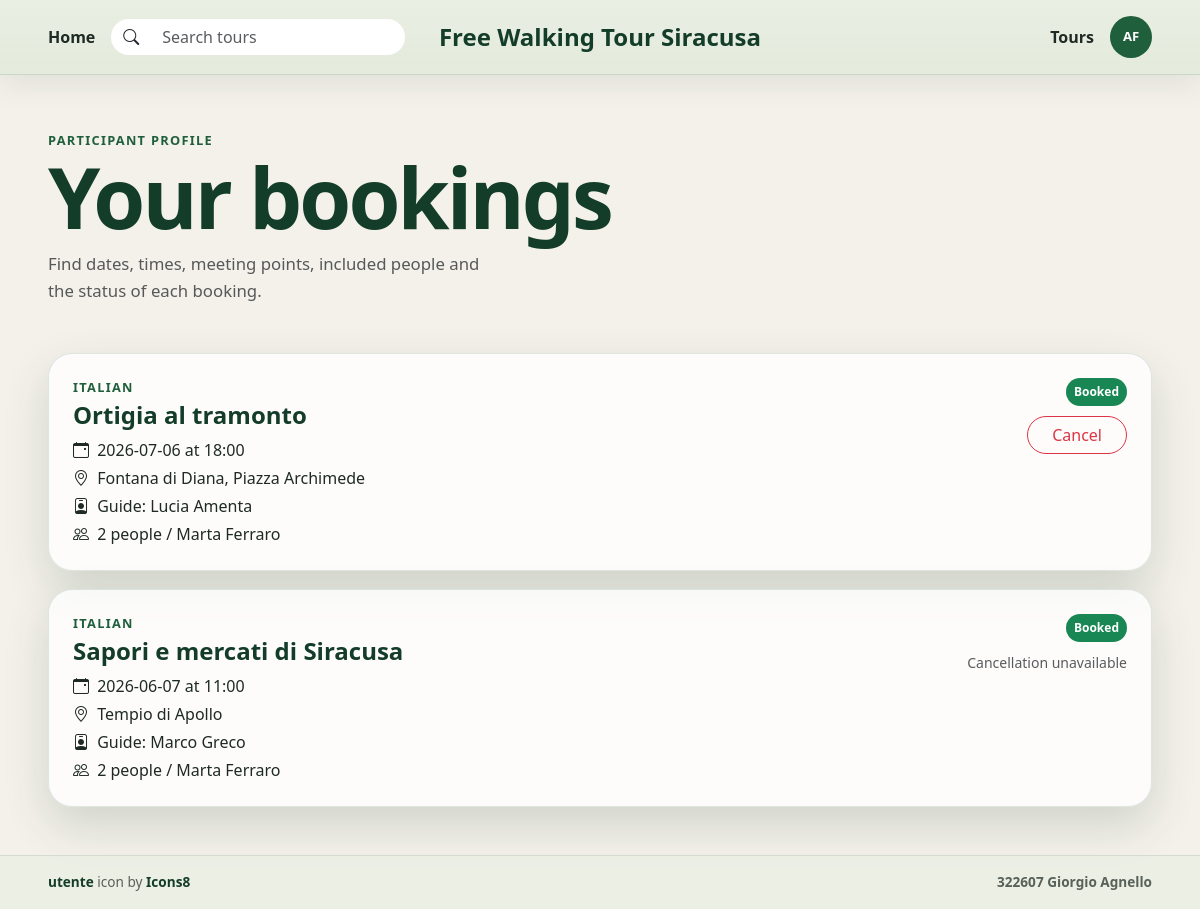
Screenshot of /participant/profile (signed in) with the database file from the repository.
### tables this page shows
CREATE TABLE users (
    id INTEGER PRIMARY KEY AUTOINCREMENT,
    first_name TEXT NOT NULL,
    last_name TEXT NOT NULL,
    email TEXT NOT NULL,
    password TEXT NOT NULL,
    role TEXT NOT NULL CHECK (role IN ('guide', 'participant')),
    languages TEXT,
    created_at TEXT NOT NULL DEFAULT CURRENT_TIMESTAMP,
    UNIQUE (email, role)
);

CREATE TABLE tours (
    id INTEGER PRIMARY KEY AUTOINCREMENT,
    guide_id INTEGER NOT NULL,
    title TEXT NOT NULL,
    theme TEXT NOT NULL,
    meeting_point TEXT NOT NULL,
    duration_mins INTEGER NOT NULL CHECK (duration_mins > 0),
    language TEXT NOT NULL,
    max_participants INTEGER NOT NULL CHECK (max_participants > 0),
    description TEXT NOT NULL,
    created_at TEXT NOT NULL DEFAULT CURRENT_TIMESTAMP,
    FOREIGN KEY (guide_id) REFERENCES users (id) ON DELETE CASCADE
);

CREATE TABLE reservations (
    id INTEGER PRIMARY KEY AUTOINCREMENT,
    user_id INTEGER NOT NULL,
    tour_id INTEGER NOT NULL,
    tour_date TEXT NOT NULL,
    num_people INTEGER NOT NULL CHECK (num_people BETWEEN 1 AND 4),
    extra_names TEXT,
    status TEXT NOT NULL DEFAULT 'booked' CHECK (status IN ('booked', 'cancelled')),
    created_at TEXT NOT NULL DEFAULT CURRENT_TIMESTAMP,
    cancelled_at TEXT,
    FOREIGN KEY (user_id) REFERENCES users (id) ON DELETE CASCADE,
    FOREIGN KEY (tour_id) REFERENCES tours (id) ON DELETE CASCADE,
    UNIQUE (user_id, tour_id, tour_date)
);

CREATE TABLE tour_schedule (
    id INTEGER PRIMARY KEY AUTOINCREMENT,
    tour_id INTEGER NOT NULL,
    weekday INTEGER NOT NULL CHECK (weekday BETWEEN 0 AND 6),
    start_time TEXT NOT NULL,
    FOREIGN KEY (tour_id) REFERENCES tours (id) ON DELETE CASCADE,
    UNIQUE (tour_id, weekday)
);

### app.py (the view)
@app.route("/participant/profile")
@login_required
def participant_profile():
    denied = require_role("participant")
    if denied:
        return denied
    conn = get_db_connection()
    rows = conn.execute(
        """
        SELECT reservations.*, tours.title, tours.meeting_point, tours.duration_mins,
               tours.language, users.first_name AS guide_first_name,
               users.last_name AS guide_last_name
        FROM reservations
        JOIN tours ON tours.id = reservations.tour_id
        JOIN users ON users.id = tours.guide_id
        WHERE reservations.user_id = ?
        ORDER BY reservations.tour_date DESC, reservations.id DESC
        """,
        (current_user.id,),
    ).fetchall()
    reservations = []
    now = dt.datetime.now()
    for row in rows:
        item = dict(row)
        tour_date = parse_iso_date(row["tour_date"])
        schedule = get_schedule_for_date(conn, row["tour_id"], tour_date)
        item["start_time"] = schedule["start_time"] if schedule else "-"
        item["can_cancel"] = False
        if row["status"] == "booked" and schedule:
            start_dt = tour_datetime(tour_date, schedule["start_time"])
            item["can_cancel"] = start_dt - now >= dt.timedelta(hours=24)
        reservations.append(item)
    conn.close()
    return render_template("participant_profile.html", reservations=reservations)

### app.py (called while the page is built)
@login_manager.user_loader
def load_user(user_id):
    conn = get_db_connection()
    user_row = conn.execute("SELECT * FROM users WHERE id = ?", (user_id,)).fetchone()
    conn.close()
    if user_row:
        return User(
            user_row["id"],
            user_row["email"],
            user_row["role"],
            user_row["first_name"],
            user_row["last_name"],
            user_row["languages"],
        )
    return None

@app.context_processor
def inject_constants():
    return {
        "LANGUAGES": LANGUAGES,
        "WEEKDAYS": WEEKDAYS,
        "WEEKDAY_NAMES": WEEKDAY_NAMES,
        "DURATION_FILTERS": DURATION_FILTERS,
    }

def parse_iso_date(value):
    try:
        return dt.date.fromisoformat(value)
    except (TypeError, ValueError):
        raise ValueError("Invalid date.")

def tour_datetime(tour_date, start_time):
    return dt.datetime.combine(tour_date, dt.time.fromisoformat(start_time))

def require_role(role):
    if not current_user.is_authenticated:
        return redirect(url_for("login", next=request.path))
    if current_user.role != role:
        flash("This account does not have permission to perform this action.", "warning")
        return redirect(url_for("index"))
    return None

def get_schedule_for_date(conn, tour_id, tour_date):
    return conn.execute(
        """
        SELECT * FROM tour_schedule
        WHERE tour_id = ? AND weekday = ?
        """,
        (tour_id, tour_date.weekday()),
    ).fetchone()

### db.py (called while the page is built)
def get_db_connection():
    conn = sqlite3.connect(DATABASE)
    conn.row_factory = sqlite3.Row
    conn.execute("PRAGMA foreign_keys = ON")
    return conn

### templates/participant_profile.html (shortened to what this page needs)
{% extends 'base.html' %}
{% block content %}
<main class="container-fluid px-3 px-lg-5 py-4 py-lg-5">
  <header class="mb-4 mb-lg-5">
    <p class="section-label mb-2">Participant profile</p>
    <h1 class="homepage-title mb-3">Your bookings</h1>
    <p class="homepage-text mb-0 text-muted">
      Find dates, times, meeting points, included people and the status of each booking.
    </p>
  </header>
  <section class="profile-list">
    {% for reservation in reservations %}
      <article class="profile-card">
        <div class="profile-card-main">
          <div>
            <p class="section-label mb-1">{{ reservation.language }}</p>
            <h2 class="h4 fw-bold mb-2">
              <a class="profile-title-link" href="{{ url_for('tour_detail', id=reservation.tour_id) }}">
                {{ reservation.title }}
              </a>
            </h2>
            <p class="mb-1">
              <i class="bi bi-calendar-event me-1"></i>
              {{ reservation.tour_date }} at {{ reservation.start_time }}
            </p>
            <p class="mb-1">
              <i class="bi bi-geo-alt me-1"></i>
              {{ reservation.meeting_point }}
            </p>
            <p class="mb-1">
              <i class="bi bi-person-badge me-1"></i>
              Guide: {{ reservation.guide_first_name }} {{ reservation.guide_last_name }}
            </p>
            <p class="mb-0">
              <i class="bi bi-people me-1"></i>
              {{ reservation.num_people }} people
              {% if reservation.extra_names %}
                / {{ reservation.extra_names }}
              {% endif %}
            </p>
          </div>
          <div class="profile-card-actions">
            {% if reservation.status == 'booked' %}
              <span class="badge text-bg-success rounded-pill p-2">Booked</span>
            {% else %}
              <span class="badge text-bg-secondary rounded-pill p-2">Cancelled</span>
            {% endif %}
            {% if reservation.can_cancel %}
              <form action="{{ url_for('cancel_reservation', reservation_id=reservation.id) }}" method="POST">
                <button class="btn btn-outline-danger rounded-pill px-4" type="submit">Cancel</button>
              </form>
            {% elif reservation.status == 'booked' %}
              <span class="small text-muted">Cancellation unavailable</span>
            {% endif %}
          </div>
        </div>
      </article>
    {% else %}
      <div class="empty-state">
        <h2 class="h5 fw-bold">No bookings</h2>
        <p class="text-muted mb-3">Choose a tour and book an available date.</p>
        <a class="btn btn-dark rounded-pill px-4" href="{{ url_for('tours') }}">Explore tours</a>
      </div>
    {% endfor %}
  </section>
</main>
{% endblock %}

### templates/base.html (shortened to what this page needs)
<!doctype html>
<html lang="en">
  <head>
    <link href="https://cdn.jsdelivr.net/npm/bootstrap@5.3.3/dist/css/bootstrap.min.css" rel="stylesheet">
    <link href="https://cdn.jsdelivr.net/npm/bootstrap-icons@1.11.3/font/bootstrap-icons.css" rel="stylesheet">
    <link href="{{ url_for('static', filename='assets/css/style.css') }}" rel="stylesheet">
  </head>
  <body>
    <header class="site-header sticky-top">
      <nav class="navbar navbar-expand-lg py-3">
        <div class="container-fluid px-3 px-lg-5">
          <div class="navbar-desktop d-none d-lg-grid align-items-center">
            <div class="nav-left d-flex align-items-center gap-3">
              <a class="nav-link" href="{{ url_for('index') }}">Home</a>
              <form class="search-box m-0" role="search" action="{{ url_for('tours') }}" method="get">
                <div class="input-group rounded-pill overflow-hidden">
                  <span class="input-group-text"><i class="bi bi-search"></i></span>
                  <input class="form-control" name="q" type="search" placeholder="Search tours" aria-label="Search tours">
                </div>
              </form>
            </div>
            <a class="site-brand m-0" href="{{ url_for('index') }}">Free Walking Tour Siracusa</a>
            <div class="nav-right d-flex align-items-center justify-content-end gap-3">
              <a class="nav-link" href="{{ url_for('tours') }}">Tours</a>
              {% if current_user.is_authenticated %}
                <div class="dropdown user-dropdown">
                  <button class="user-initials" type="button" data-bs-toggle="dropdown" aria-expanded="false" aria-label="Profile">
                    {{ current_user.first_name[:1] }}{{ current_user.last_name[:1] }}
                  </button>
                </div>
              {% else %}
                <div class="auth-actions d-flex align-items-center gap-2">
                  <a class="btn btn-outline-success rounded-pill px-3" href="{{ url_for('login') }}">Sign in</a>
                  <a class="btn btn-dark rounded-pill px-3" href="{{ url_for('register') }}">Register</a>
                </div>
              {% endif %}
            </div>
          </div>
        </div>
      </nav>
    </header>
    {% block content %}{% endblock %}
    <footer class="site-footer">
      <div class="container-fluid px-3 px-lg-5 py-3">
        <div class="footer-content">
          <p class="mb-0">
            <a target="_blank" rel="noopener" href="https://icons8.com/icon/cV1jPimNOSK3/user">utente</a>
            icon by
            <a target="_blank" rel="noopener" href="https://icons8.com">Icons8</a>
          </p>
          <p class="mb-0 fw-semibold">322607 Giorgio Agnello</p>
        </div>
      </div>
    </footer>
  </body>
</html>

### static/assets/css/style.css (style rules this page uses)
:root { --brand-green: #1f5f3b; --brand-green-dark: #143d29; --page-bg: #f4f1ea; --surface: #ffffff; --text-main: #1f2a24; --soft-shadow: 0 18px 45px rgba(20, 61, 41, 0.16); }
body { display: flex; flex-direction: column; min-height: 100vh; background-color: var(--page-bg); color: var(--text-main); font-family: system-ui, -apple-system, BlinkMacSystemFont, "Segoe UI", sans-serif; }
a { text-decoration: none; }
.site-header .navbar { background: linear-gradient(180deg, rgba(232, 238, 226, 0.98), rgba(226, 234, 219, 0.94)); backdrop-filter: blur(18px); border-bottom: 1px solid rgba(31, 95, 59, 0.16); box-shadow: 0 12px 28px rgba(20, 61, 41, 0.08); }
.site-brand { color: var(--brand-green-dark); font-size: clamp(1.1rem, 2vw, 1.55rem); font-weight: 850; letter-spacing: 0; text-align: center; line-height: 1.1; }
.nav-link { color: var(--text-main); font-weight: 600; }
.search-box { max-width: 320px; width: 100%; }
.search-box .form-control, .search-box .input-group-text { border: 0; background-color: var(--surface); }
.user-initials { width: 42px; height: 42px; display: inline-grid; place-items: center; border: 1px solid rgba(31, 95, 59, 0.18); border-radius: 50%; color: var(--surface); background: var(--brand-green); font-size: 0.82rem; font-weight: 850; letter-spacing: 0; }
.navbar-desktop { width: 100%; display: grid; grid-template-columns: minmax(320px, 1fr) auto minmax(320px, 1fr); align-items: center; column-gap: 24px; }
.nav-left { justify-self: start; }
.nav-right { justify-self: end; }
.section-label { color: var(--brand-green); font-size: 0.8rem; font-weight: 800; letter-spacing: 0.08rem; text-transform: uppercase; }
.homepage-title { max-width: 760px; font-size: clamp(2.6rem, 7vw, 5.8rem); font-weight: 850; line-height: 0.92; letter-spacing: -0.18rem; color: var(--brand-green-dark); }
.homepage-text { max-width: 460px; color: #6f7c73; font-size: 1.05rem; line-height: 1.6; }
.profile-list { display: grid; gap: 18px; }
.profile-card { padding: 24px; border: 1px solid rgba(31, 95, 59, 0.14); border-radius: 24px; background: rgba(255, 255, 255, 0.78); box-shadow: var(--soft-shadow); }
.profile-card-main { display: flex; justify-content: space-between; gap: 24px; }
.profile-card-actions { display: flex; flex-direction: column; align-items: flex-end; gap: 10px; }
.profile-title-link { color: var(--brand-green-dark); }
.site-footer { margin-top: auto; color: rgba(31, 42, 36, 0.72); border-top: 1px solid rgba(31, 95, 59, 0.12); background: rgba(232, 238, 226, 0.64); font-size: 0.85rem; }
.site-footer a { color: var(--brand-green-dark); font-weight: 700; }
.footer-content { display: flex; align-items: center; justify-content: space-between; gap: 16px; }

### rows the page displays
users: first_name "A", last_name "F"
tours: language "ITALIAN", title "Ortigia al tramonto", meeting_point "Fontana di Diana, Piazza Archimede"
reservations: tour_date "2026-07-06", extra_names "Marta Ferraro"
tour_schedule: start_time "18:00"
users: guide_first_name "Lucia", guide_last_name "Amenta"
tours: language "ITALIAN", title "Sapori e mercati di Siracusa", meeting_point "Tempio di Apollo"
reservations: tour_date "2026-06-07", extra_names "Marta Ferraro"
tour_schedule: start_time "11:00"
users: guide_first_name "Marco", guide_last_name "Greco"

### other values shown
{{ reservation.num_people }} "2" "2"
